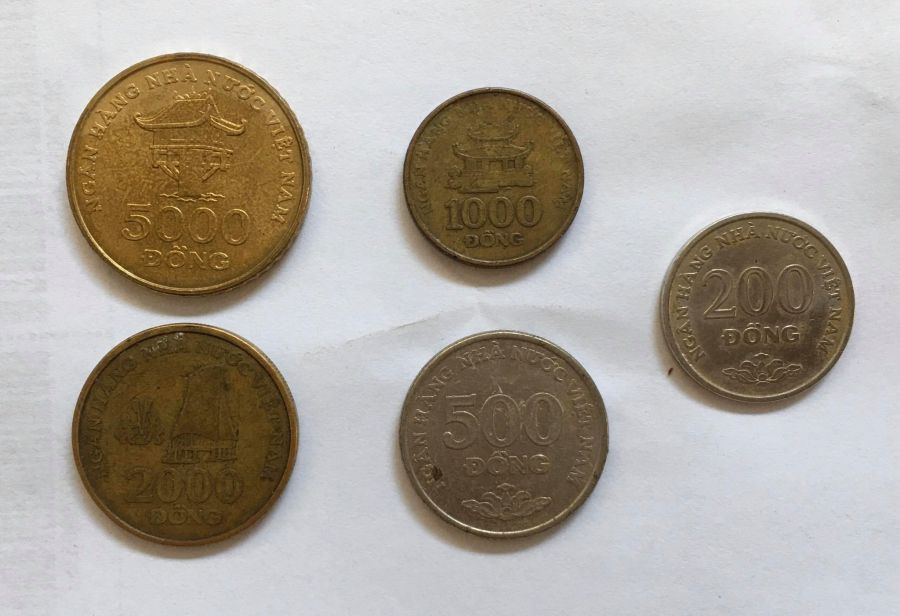
#> input picture opencv/image_processing/coin1.jpg, 900 x 616 px
$ python opencv_canny.py --image coin1.jpg
#> lines starting #> are read from the running program, lines starting #| are printed output that depends on the picture; after the words box and inside, x2 and y2 are one past the last pixel; in counts of white or black regions, pixels touching at a corner belong together
import argparse
import cv2

ap = argparse.ArgumentParser()
ap.add_argument("-i", "--image", type=str, required=True,
                help="path to input image")
args = vars(ap.parse_args())

image = cv2.imread(args["image"])
#> image is the input picture: shape (616, 900, 3); mean B, G, R 156.8, 165.9, 173
gray = cv2.cvtColor(image, cv2.COLOR_BGR2GRAY)
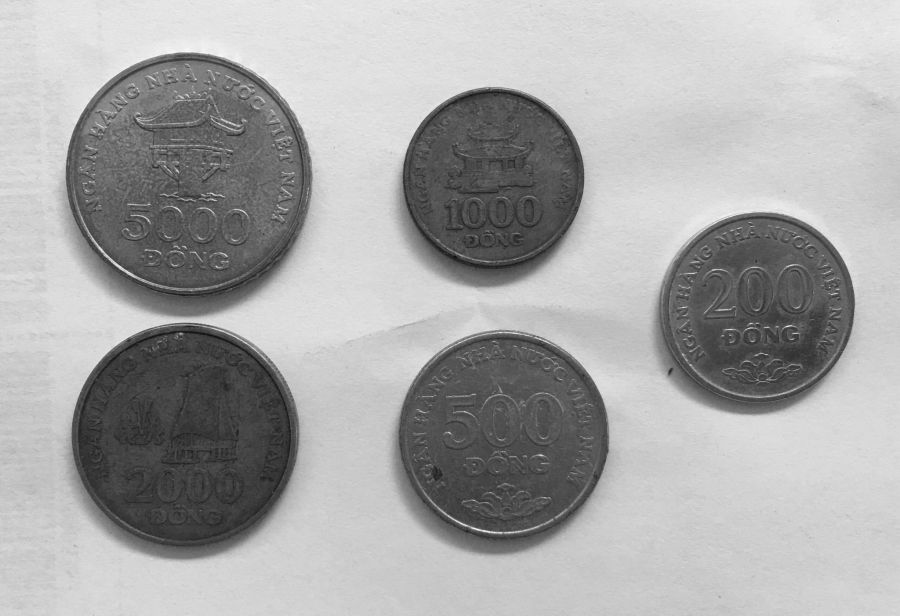
#> gray: shape (616, 900); min 13, max 250, mean 167
blurred = cv2.GaussianBlur(gray, (5, 5), 0)

cv2.imshow("Original", image)
cv2.imshow("Blurred", blurred)

wide = cv2.Canny(blurred, 10, 200)
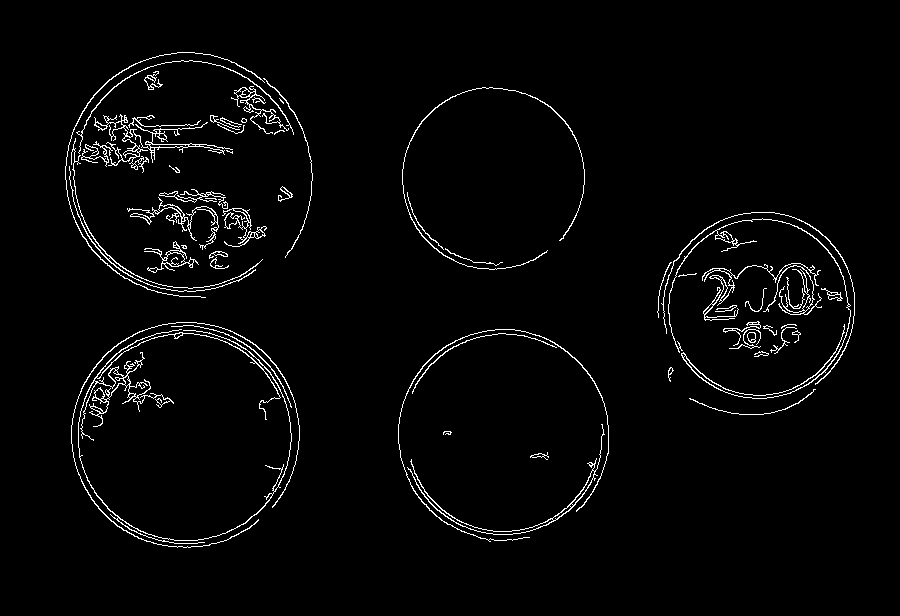
#> wide: shape (616, 900); 2.6% white in thin lines or dots, all inside (x1, y1, x2, y2) = (65, 52, 855, 548)
mid = cv2.Canny(blurred, 30, 150)
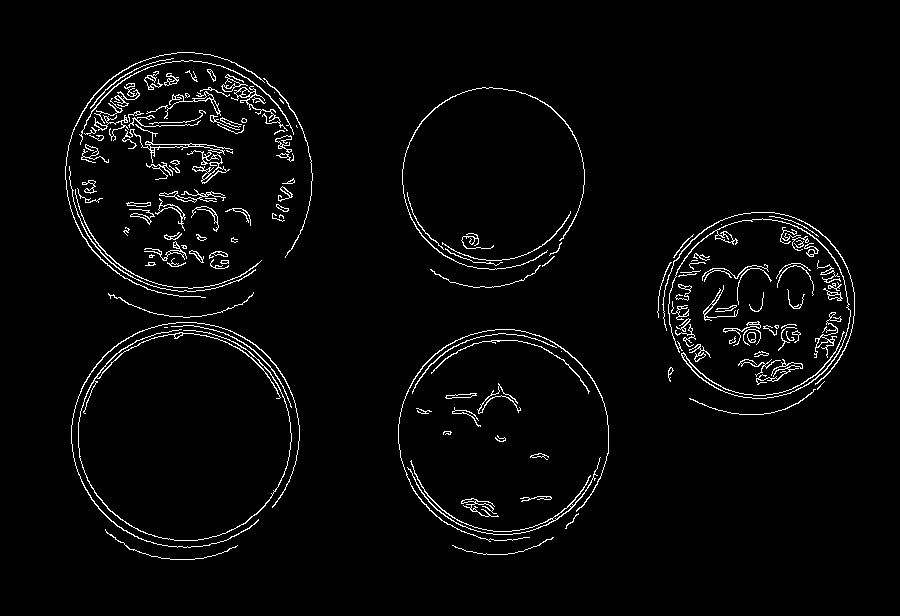
#> mid: shape (616, 900); 3% white in thin lines or dots, all inside (x1, y1, x2, y2) = (65, 52, 855, 560)
tight = cv2.Canny(blurred, 240, 250)
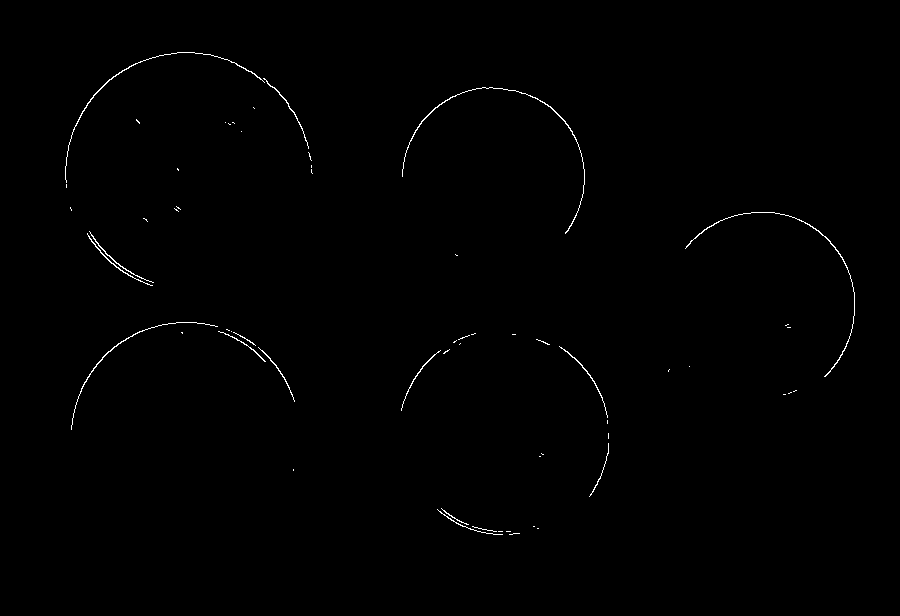
#> tight: shape (616, 900); 0.44% white in thin lines or dots, all inside (x1, y1, x2, y2) = (65, 52, 855, 535)

cv2.imshow("wide edge map", wide)
cv2.imshow("mid edge map", mid)
cv2.imshow("tight edge map", tight)

cv2.waitKey(0)
